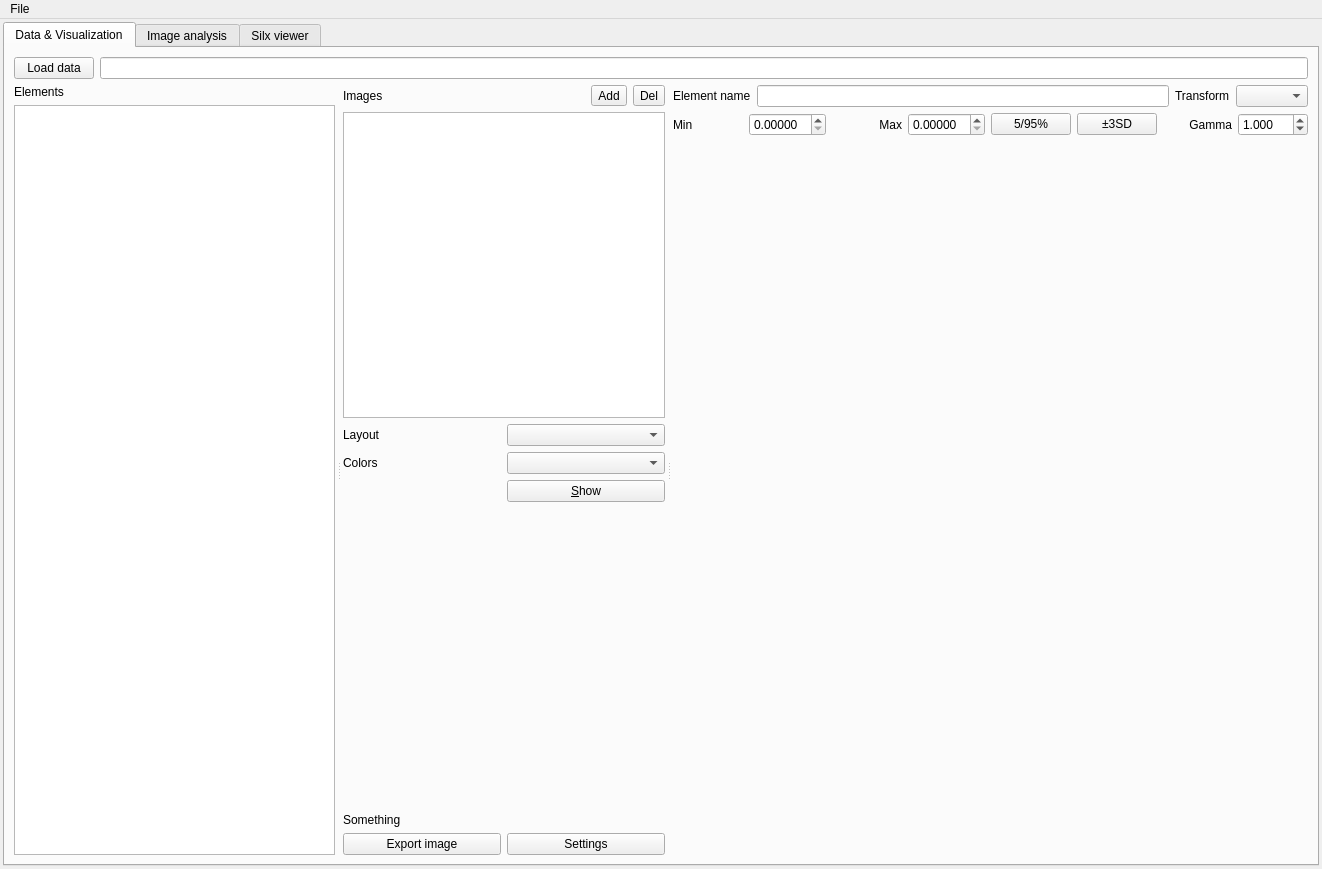
<?xml version="1.0" encoding="UTF-8"?>
<ui version="4.0">
 <class>ExhaleWindow</class>
 <widget class="QMainWindow" name="ExhaleWindow">
  <property name="geometry">
   <rect>
    <x>0</x>
    <y>0</y>
    <width>1322</width>
    <height>869</height>
   </rect>
  </property>
  <property name="windowTitle">
   <string>Exhale</string>
  </property>
  <widget class="QWidget" name="centralwidget">
   <layout class="QHBoxLayout" name="horizontalLayout">
    <property name="leftMargin">
     <number>3</number>
    </property>
    <property name="topMargin">
     <number>3</number>
    </property>
    <property name="rightMargin">
     <number>3</number>
    </property>
    <property name="bottomMargin">
     <number>3</number>
    </property>
    <item>
     <widget class="QTabWidget" name="tabWidget">
      <property name="currentIndex">
       <number>0</number>
      </property>
      <widget class="QWidget" name="dataTab">
       <attribute name="title">
        <string>Data &amp;&amp; Visualization</string>
       </attribute>
       <layout class="QVBoxLayout" name="verticalLayout_4" stretch="0,1">
        <item>
         <layout class="QHBoxLayout" name="horizontalLayout_2">
          <item>
           <widget class="QPushButton" name="loadFileButton">
            <property name="text">
             <string>Load data</string>
            </property>
           </widget>
          </item>
          <item>
           <widget class="QLineEdit" name="loadedFileLineEdit">
            <property name="readOnly">
             <bool>true</bool>
            </property>
           </widget>
          </item>
         </layout>
        </item>
        <item>
         <widget class="QSplitter" name="splitter">
          <property name="orientation">
           <enum>Qt::Horizontal</enum>
          </property>
          <property name="handleWidth">
           <number>8</number>
          </property>
          <widget class="QWidget" name="gridLayoutWidget">
           <layout class="QVBoxLayout" name="verticalLayout_3" stretch="0,3">
            <item>
             <widget class="QLabel" name="label">
              <property name="text">
               <string>Elements</string>
              </property>
             </widget>
            </item>
            <item>
             <widget class="ElementListWidget" name="elementList"/>
            </item>
           </layout>
          </widget>
          <widget class="QWidget" name="layoutWidget_2">
           <layout class="QGridLayout" name="gridLayout_5" rowstretch="0,0,0,1,0,0,0,0,0">
            <item row="4" column="0">
             <widget class="QLabel" name="label_2">
              <property name="text">
               <string/>
              </property>
             </widget>
            </item>
            <item row="3" column="0">
             <widget class="QLabel" name="label_13">
              <property name="text">
               <string>Colors</string>
              </property>
             </widget>
            </item>
            <item row="2" column="0">
             <widget class="QLabel" name="label_12">
              <property name="text">
               <string>Layout</string>
              </property>
             </widget>
            </item>
            <item row="8" column="1">
             <widget class="QPushButton" name="composeSettings">
              <property name="text">
               <string>Settings</string>
              </property>
             </widget>
            </item>
            <item row="7" column="0">
             <widget class="QLabel" name="label_10">
              <property name="text">
               <string>Something</string>
              </property>
             </widget>
            </item>
            <item row="3" column="1">
             <widget class="QComboBox" name="composeColors"/>
            </item>
            <item row="5" column="0" colspan="2">
             <layout class="QVBoxLayout" name="imageElementBox"/>
            </item>
            <item row="0" column="0" colspan="2">
             <layout class="QHBoxLayout" name="horizontalLayout_7">
              <item>
               <widget class="QLabel" name="label_9">
                <property name="text">
                 <string>Images</string>
                </property>
               </widget>
              </item>
              <item>
               <widget class="QToolButton" name="addImageButton">
                <property name="text">
                 <string>Add</string>
                </property>
               </widget>
              </item>
              <item>
               <widget class="QToolButton" name="deleteImageButton">
                <property name="text">
                 <string>Del</string>
                </property>
               </widget>
              </item>
             </layout>
            </item>
            <item row="6" column="0" colspan="2">
             <spacer name="verticalSpacer">
              <property name="orientation">
               <enum>Qt::Vertical</enum>
              </property>
              <property name="sizeHint" stdset="0">
               <size>
                <width>20</width>
                <height>40</height>
               </size>
              </property>
             </spacer>
            </item>
            <item row="8" column="0">
             <widget class="QPushButton" name="composeSave">
              <property name="text">
               <string>Export image</string>
              </property>
             </widget>
            </item>
            <item row="2" column="1">
             <widget class="QComboBox" name="composeLayout"/>
            </item>
            <item row="4" column="1">
             <widget class="QPushButton" name="composeShow">
              <property name="text">
               <string>&amp;Show</string>
              </property>
              <property name="checkable">
               <bool>true</bool>
              </property>
             </widget>
            </item>
            <item row="1" column="0" colspan="2">
             <widget class="ImageListWidget" name="imageList"/>
            </item>
           </layout>
          </widget>
          <widget class="QWidget" name="verticalLayoutWidget">
           <layout class="QVBoxLayout" name="verticalLayout_2" stretch="0,0,1,4">
            <item>
             <layout class="QHBoxLayout" name="horizontalLayout_3">
              <item>
               <widget class="QLabel" name="label_3">
                <property name="text">
                 <string>Element name</string>
                </property>
               </widget>
              </item>
              <item>
               <widget class="QLineEdit" name="elementName"/>
              </item>
              <item>
               <widget class="QLabel" name="label_4">
                <property name="text">
                 <string>Transform</string>
                </property>
               </widget>
              </item>
              <item>
               <widget class="QComboBox" name="elementNormalizer"/>
              </item>
             </layout>
            </item>
            <item>
             <layout class="QHBoxLayout" name="horizontalLayout_4">
              <item>
               <widget class="QLabel" name="label_6">
                <property name="text">
                 <string>Min</string>
                </property>
               </widget>
              </item>
              <item>
               <widget class="QDoubleSpinBox" name="elementNormalizeMin">
                <property name="decimals">
                 <number>5</number>
                </property>
                <property name="stepType">
                 <enum>QAbstractSpinBox::AdaptiveDecimalStepType</enum>
                </property>
               </widget>
              </item>
              <item>
               <widget class="QLabel" name="label_7">
                <property name="text">
                 <string>Max</string>
                </property>
                <property name="alignment">
                 <set>Qt::AlignRight|Qt::AlignTrailing|Qt::AlignVCenter</set>
                </property>
               </widget>
              </item>
              <item>
               <widget class="QDoubleSpinBox" name="elementNormalizeMax">
                <property name="decimals">
                 <number>5</number>
                </property>
                <property name="stepType">
                 <enum>QAbstractSpinBox::AdaptiveDecimalStepType</enum>
                </property>
               </widget>
              </item>
              <item>
               <widget class="QPushButton" name="elementPercButton">
                <property name="text">
                 <string>5/95%</string>
                </property>
               </widget>
              </item>
              <item>
               <widget class="QPushButton" name="elementSDButton">
                <property name="text">
                 <string>±3SD</string>
                </property>
               </widget>
              </item>
              <item>
               <widget class="QLabel" name="gammaLabel">
                <property name="text">
                 <string>Gamma</string>
                </property>
                <property name="alignment">
                 <set>Qt::AlignRight|Qt::AlignTrailing|Qt::AlignVCenter</set>
                </property>
               </widget>
              </item>
              <item>
               <widget class="QDoubleSpinBox" name="gammaValue">
                <property name="decimals">
                 <number>3</number>
                </property>
                <property name="minimum">
                 <double>0.010000000000000</double>
                </property>
                <property name="maximum">
                 <double>20.000000000000000</double>
                </property>
                <property name="stepType">
                 <enum>QAbstractSpinBox::AdaptiveDecimalStepType</enum>
                </property>
                <property name="value">
                 <double>1.000000000000000</double>
                </property>
               </widget>
              </item>
             </layout>
            </item>
            <item>
             <widget class="PlotWidget" name="elementHistogramPlot" native="true">
              <property name="sizePolicy">
               <sizepolicy hsizetype="Expanding" vsizetype="Maximum">
                <horstretch>0</horstretch>
                <verstretch>0</verstretch>
               </sizepolicy>
              </property>
              <property name="minimumSize">
               <size>
                <width>0</width>
                <height>20</height>
               </size>
              </property>
              <property name="maximumSize">
               <size>
                <width>16777215</width>
                <height>120</height>
               </size>
              </property>
             </widget>
            </item>
            <item>
             <widget class="PlotWidget" name="elementPlot" native="true"/>
            </item>
           </layout>
          </widget>
         </widget>
        </item>
       </layout>
      </widget>
      <widget class="QWidget" name="analysisTab">
       <attribute name="title">
        <string>Image analysis</string>
       </attribute>
      </widget>
      <widget class="QWidget" name="silxTab">
       <attribute name="title">
        <string>Silx viewer</string>
       </attribute>
      </widget>
     </widget>
    </item>
   </layout>
  </widget>
  <widget class="QMenuBar" name="menuBar">
   <property name="geometry">
    <rect>
     <x>0</x>
     <y>0</y>
     <width>1322</width>
     <height>36</height>
    </rect>
   </property>
   <widget class="QMenu" name="menuFile">
    <property name="title">
     <string>File</string>
    </property>
    <addaction name="actionLoadProject"/>
    <addaction name="actionSaveProject"/>
    <addaction name="actionAbout"/>
   </widget>
   <addaction name="menuFile"/>
  </widget>
  <action name="actionAbout">
   <property name="text">
    <string>About</string>
   </property>
  </action>
  <action name="actionLoadProject">
   <property name="text">
    <string>L&amp;oad Project</string>
   </property>
   <property name="shortcut">
    <string>Ctrl+O</string>
   </property>
  </action>
  <action name="actionSaveProject">
   <property name="text">
    <string>&amp;Save Project</string>
   </property>
   <property name="shortcut">
    <string>Ctrl+S</string>
   </property>
  </action>
  <action name="actionLoadData">
   <property name="text">
    <string>Load Data</string>
   </property>
   <property name="shortcut">
    <string>Ctrl+L</string>
   </property>
  </action>
 </widget>
 <customwidgets>
  <customwidget>
   <class>ElementListWidget</class>
   <extends>QListWidget</extends>
   <header>listwidgets</header>
  </customwidget>
  <customwidget>
   <class>PlotWidget</class>
   <extends>QWidget</extends>
   <header location="global">silx.gui.plot.PlotWidget</header>
   <container>1</container>
  </customwidget>
  <customwidget>
   <class>ImageListWidget</class>
   <extends>QListWidget</extends>
   <header>listwidgets</header>
  </customwidget>
 </customwidgets>
 <tabstops>
  <tabstop>tabWidget</tabstop>
 </tabstops>
 <resources/>
 <connections>
  <connection>
   <sender>actionLoadData</sender>
   <signal>triggered()</signal>
   <receiver>loadFileButton</receiver>
   <slot>click()</slot>
   <hints>
    <hint type="sourcelabel">
     <x>-1</x>
     <y>-1</y>
    </hint>
    <hint type="destinationlabel">
     <x>72</x>
     <y>116</y>
    </hint>
   </hints>
  </connection>
 </connections>
</ui>
